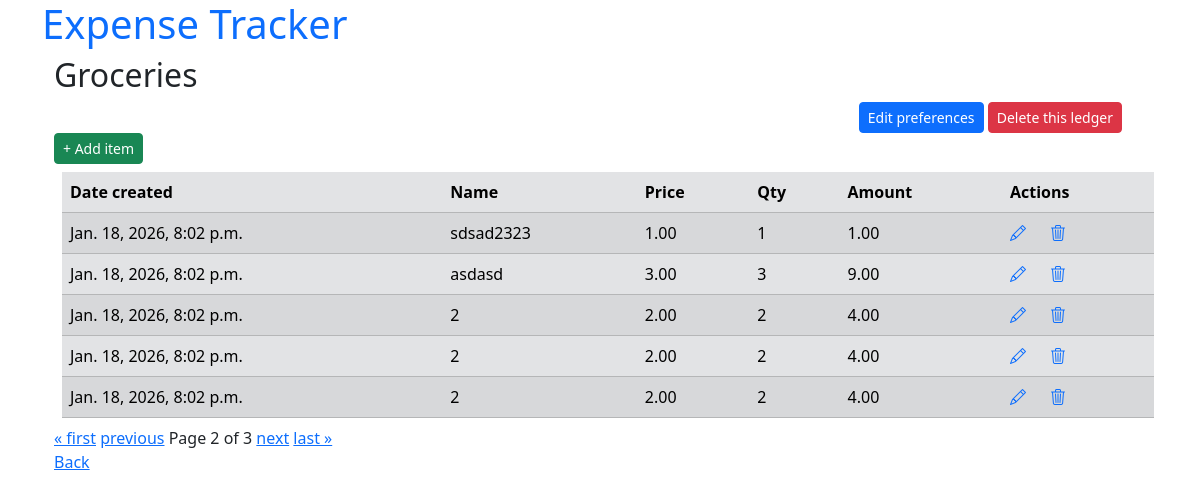
Page /expenses/ledgers/12/?page=2 on the committed database.
### expenses/models.py (models this page shows, shortened)
class Ledger(models.Model):
    name = models.CharField(max_length=100)
    created_at = models.DateTimeField(auto_now_add=True, null=True)

class ExpenseItem(models.Model):
    ledger = models.ForeignKey(Ledger, on_delete=models.CASCADE, related_name="items")
    name = models.CharField(max_length=100)
    qty = models.PositiveIntegerField(validators=[MinValueValidator(1)])
    price = models.DecimalField(
        max_digits=10, decimal_places=2, validators=[MinValueValidator(0)]
    )
    created_at = models.DateTimeField(auto_now_add=True)
    @property
    def amt(self):
        return self.qty * self.price

### expenses/views.py (the view)
# urls.py: path("ledgers/<int:ledger_id>/", LedgerDetailView.as_view(), name="ledger_detail"),
class LedgerDetailView(DetailView):
    model = Ledger
    context_object_name = "ledger"
    pk_url_kwarg = "ledger_id"
    def get_context_data(self, **kwargs):
        context = super().get_context_data(**kwargs)
        raw_items = self.object.items.all().order_by("id")
        paginator = Paginator(raw_items, 5)
        page_number = self.request.GET.get("page")
        context["expenseitem_list"] = paginator.get_page(page_number)
        return context

### expenses/templates/expenses/ledger_detail.html
{% extends "expenses/base.html" %}
{% block content %}
    {% include "expenses/partials/ledger_title.html" %}
    <div class="container gap-3 ">
        <div class="container gap-3 text-end">
            <a href="{% url 'expenses:ledger_update' ledger.id %}"
               class="btn btn-primary btn-sm">Edit preferences</a>
            <a href="{% url 'expenses:ledger_delete' ledger.id %}"
               class="btn btn-danger btn-sm">Delete this ledger</a>
        </div>
    </div>
    <a href="{% url 'expenses:add_item' ledger.id %}"
       class="btn btn-success btn-sm">+ Add item</a>
    {% include "expenses/expenseitem_list.html" %}
    <a href="{% url 'expenses:ledgers' %}">Back</a>
{% endblock content %}

### expenses/templates/expenses/partials/ledger_title.html
<h2>{{ ledger.name }}</h2>

### expenses/templates/expenses/expenseitem_list.html
{% block content %}
  <table class="table table-striped table-secondary m-2">
    <thead>
      <tr>
        <th>Date created</th>
        <th>Name</th>
        <th>Price</th>
        <th>Qty</th>
        <th>Amount</th>
        <th>Actions</th>
      </tr>
    </thead>
    <tbody>
      {% for item in expenseitem_list %}
        <tr>
          <td>{{ item.created_at }}</td>
          <td>{{ item.name }}</td>
          <td>{{ item.price }}</td>
          <td>{{ item.qty }}</td>
          <td>{{ item.amt }}</td>
          <td>
            <div class="d-flex gap-4">
              <a href="{% url 'expenses:expense_update' ledger_id=item.ledger.id pk=item.id %}"><i class="bi bi-pencil"></i></a>
              <a href="{% url 'expenses:expense_delete' ledger_id=item.ledger.id pk=item.id %}"><i class="bi bi-trash3"></i></a>
            </div>
          </td>
        </tr>
      {% endfor %}
    </tbody>
  </table>
  <div class="pagination">
    <span class="step-links">
      {% if expenseitem_list.has_previous %}
        <a href="?page=1">&laquo; first</a>
        <a href="?page={{ expenseitem_list.previous_page_number }}">previous</a>
      {% endif %}
      <span class="current">Page {{ expenseitem_list.number }} of {{ expenseitem_list.paginator.num_pages }}</span>
      {% if expenseitem_list.has_next %}
        <a href="?page={{ expenseitem_list.next_page_number }}">next</a>
        <a href="?page={{ expenseitem_list.paginator.num_pages }}">last &raquo;</a>
      {% endif %}
    </span>
  </div>
{% endblock content %}

### rows in the picture
Ledger: name "Groceries"
ExpenseItem: created_at "Jan. 18, 2026, 8:02 p.m.", name "sdsad2323", price "1.00", qty "1", amt "1.00"
ExpenseItem: created_at "Jan. 18, 2026, 8:02 p.m.", name "asdasd", price "3.00", qty "3", amt "9.00"
ExpenseItem: created_at "Jan. 18, 2026, 8:02 p.m.", name "2", price "2.00", qty "2", amt "4.00"
ExpenseItem: created_at "Jan. 18, 2026, 8:02 p.m.", name "2", price "2.00", qty "2", amt "4.00"
ExpenseItem: created_at "Jan. 18, 2026, 8:02 p.m.", name "2", price "2.00", qty "2", amt "4.00"

### other values in the picture
{{ expenseitem_list.number }} "2"
{{ expenseitem_list.paginator.num_pages }} "3"
